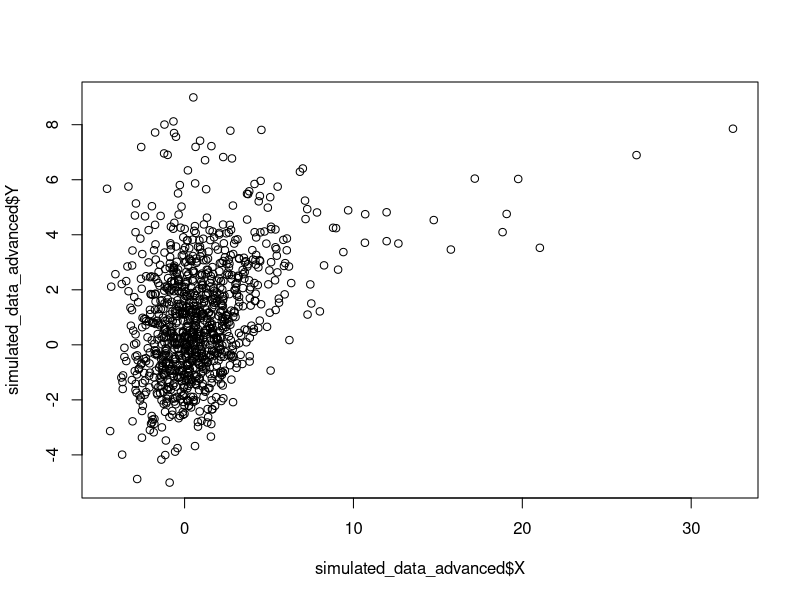

Write R code to recreate this figure.
# The fork
normal_fork <- function(N){
  X1 = rnorm(N,0,1)
  X2 = rnorm(N,X1,1)
  X3 = rnorm(N,X1,1)
  df <- data.frame(X1, X2, X3)
  return(df)
}

# The fork non-linear normal error
non_lin_fork <- function(N){
  X1 = rnorm(N,1,1)
  X2 = cos(X1)  + rnorm(N,0,0.1)
  X3 = log(abs(X1)) + rnorm(N,0,0.5)
  df <- data.frame(X1,X2,X3)
  return(df)
}

# Four variable DAG interaction with uniform error
uniform_noise <- function(N) {
  X1 = rnorm(N, 0, 1)
  X2 = rnorm(N, 0, 1)
  X3 = X2 + X1 + X2 * X1 + runif(N, min=-2, max=2) 
  X4 = X2 + X1 + X2 * X1 + runif(N, min=-2, max=2)
  df <- data.frame(X1, X2, X3, X4)
  return(df)
}

# Four variable DAG interaction with exponential error
exponential_adjusted <- function(N) {
  X1 = rnorm(N, 0, 1)
  X2 = rnorm(N, 0, 1)
  rate_param = 1
  X3 = X2 + X1 + X2 * X1 + rexp(N, rate = rate_param) - (1 / rate_param)
  X4 = X2 + X1 + X2 * X1 + rexp(N, rate = rate_param) - (1 / rate_param)
  df <- data.frame(X1, X2, X3, X4)
  return(df)
}

# Four variable DAG interaction with poisson error
poisson_adjusted <- function(N){
  X1 = rnorm(N,0,1)
  X2 = rnorm(N,0,1)
  X3 = exp(X2*X1) + (rpois(N, lambda = 3)-3)
  X4 = X2*X1  + (rpois(N, lambda = 3)-3)
  df <- data.frame(X1,X2,X3,X4)
  return(df)
}


# Five var DAG with different data types
diff_data_types <- function(N) {
  X1 <- rnorm(N)
  X2 <- rnorm(N,exp(X1),1) 
  x3b1 <- X1 + X2 - X1*X2
  x3b2 <- X1 + X2 + X1*X2
  x3p1 <- 1/(1+exp(x3b1) + exp(x3b2))
  x3p2 <- exp(x3b1) /(1+exp(x3b1) + exp(x3b2))
  random <- runif(N,0, 1)
  X3 <- ifelse(random < x3p1, 1, ifelse(random < x3p1 + x3p2,2,3))
  X4 <- X1 - X2 + X1*X2  + rnorm(N)
  x5b1 = X4 - X3  
  x5p1 = 1/(1+exp(x5b1))
  random = runif(N,0,1)
  X5 = ifelse(random < x5p1, 0, 1)
  df <- data.frame(X1,X2,X3,X4,X5)
  return(df)
}

# Variable DAG with random noise variables randomly influencing X and Y
random_Z_effects <- function(N, Zs = 10) {
  Z <- data.frame(matrix(ncol = Zs, nrow = N))
  names(Z) <- paste0("Z", 1:Zs)
  
  error_functions <- list(
    normal = function(n) rnorm(n, mean = 0, sd = 1),
    uniform = function(n) runif(n, min = -2, max = 2),
    exp_adjusted = function(n) rexp(n, rate = 1) - 1 # Adjusted to have mean 0
  )
  
  for (i in 1:Zs) {
    error_type <- sample(names(error_functions), 1) # Randomly select an error type
    Z[, i] <- error_functions[[error_type]](N)
  }
  
  relationship_types <- c("linear", "quadratic")
  
  X <- rep(0, N)
  Y <- rep(0, N)
  
  for (i in 1:Zs) {
    rel_type_X <- sample(relationship_types, 1)
    rel_type_Y <- sample(relationship_types, 1)
    
    if (rel_type_X == "linear") {
      X <- X + Z[,i]
    } else if (rel_type_X == "quadratic") {
      X <- X + (Z[,i]^2)
    } 
    
    if (rel_type_Y == "linear") {
      Y <- Y + Z[,i]
    } else if (rel_type_Y == "quadratic") {
      Y <- Y + (Z[,i]^2)
    } 
  }
  
  X <- X + runif(N, min = -2, max = 2)
  Y <- Y + runif(N, min = -2, max = 2)
  
  df <- data.frame(cbind(Z, X = X, Y = Y))
  
  return(df)
}

simulated_data_advanced <- data.frame(random_Z_effects(N = 1000, Zs = 3))

plot(simulated_data_advanced$X, simulated_data_advanced$Y)















